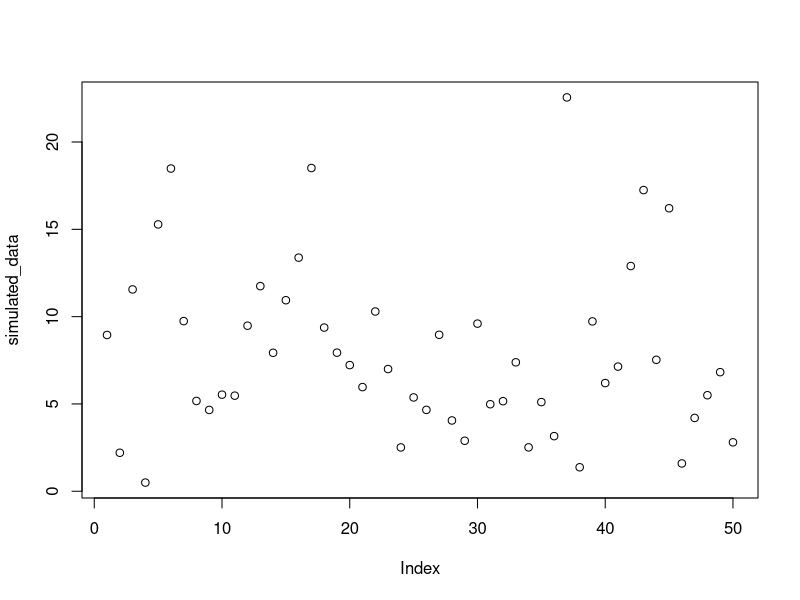

Source code (R): (Note: this script raises an error after producing the figure.)
## ---- chunk 1
library(formatR)
knitr::opts_chunk$set(echo = TRUE)
knitr::opts_chunk$set(tidy.opts = list(width.cutoff = 60), tidy = TRUE)
#colour palette
library(RColorBrewer)
palette(brewer.pal(4, "Set2"))
cols <- brewer.pal(4, "Set2")

## ---- chunk 2

#number of simulated data points
n =  50

#true value of parameter1
a_true = 0.5

#true value of parameter2
b_true = 0.25

#sum of true values
diff_true <- a_true - b_true

#simulate data with gamma distribution
simulated_data <- rgamma(n, #number of simulated data points
                         shape = 2, #shape of gamma distribution
                         rate = diff_true) #scale


#look at simulated data
plot(simulated_data)

## ---- chunk 3
#rate for exponential distribution
alpha = 0.5

#draw 2 values from exponential distribution
a <- rexp(1, 1 / alpha)
b <- rexp(1, 1 / alpha)
## ---- chunk 4

#function to calculate likelihood
likelihood <- function(a, b, datos) {
  if ((a - b) < 0) {
    like <- 0
    return(like) #fail
  } else{
    like <-
      prod(dgamma(datos, 2, rate = (a - b))) #product of all vectors of elements in gamma dist
    return(like)
  }
}

#function to calculate prior
prior <- function(a, b) {
  if ((a - b) < 0) {
    prior.val <- 0
    return(prior.val)
  } else{
    prior.val <- dexp(a, 1 / alpha) * dexp(b, 1 / alpha)
    return(prior.val)
  }
}

## ---- chunk 5
#number of generations to run chain
generations <- 5000

#limits on sampling (+ or - this value)
delta <- 0.25

#prepare output matrix
output <- matrix(rep(0, 6 * generations), ncol = 6)

for (i in 1:generations) {
  #modify params (step)
  a_prime <- a + runif(1, -delta, delta)
  b_prime <- b + runif(1, -delta, delta)

  #calculate ratio of likelihoods of new values / old values
  like_odds <-
    likelihood(a_prime, b_prime, simulated_data) / likelihood(a, b, simulated_data)

  #calculate ratio of prior of new values / old values
  prior_odds <- prior(a_prime, b_prime) / prior(a, b)

  #calculate posterior odds
  R <- like_odds * prior_odds

  #randomly draw from uniform distribution
  u <- runif(1)

  #if posterior odds are greater than a random value, keep new values of parameter
  if (u < R) {
    a = a_prime
    b = b_prime
  }

  #calculate posterior (likelihood*prior)
  posterior <- likelihood(a, b, simulated_data) * prior(a, b)

  #store output
  output[i, 1] <- i
  output[i, 2] <- prior(a, b)
  output[i, 3] <- likelihood(a, b, simulated_data)
  output[i, 4] <- posterior
  output[i, 5] <- a
  output[i, 6] <- b
}

#format output data
output <- data.frame(output)
names(output) <-
  c("iteration", "prior", "likelihood", "posterior", "lambda", "mu")

## ---- chunk 6
par(mar = c(4, 4, 2, 2))
#plot values of parameters in chain
par(mfrow = c(3, 1))
plot(
  output$lambda ~ output$iteration,
  type = 'l',
  col = 4,
  ylim = c(0, 1.5),
  xlab = "Generation",
  ylab = "lambda",
  bty = 'l'
)
abline(h = a_true, lty = 2)
mtext(
  "a)",
  side = 3,
  line = 1,
  adj = -0.1,
  cex = 0.8
)

plot(
  output$mu ~ output$iteration,
  type = 'l',
  col = 2,
  ylim = c(0, 1.5),
  xlab = "Generation",
  ylab = "mu",
  bty = 'l'
)
abline(h = b_true, lty = 2)
mtext(
  "b)",
  side = 3,
  line = 1,
  adj = -0.1,
  cex = 0.8
)

plot((output$lambda - output$mu) ~ output$iteration,
     type = 'l',
     col = 3,
     ylim = c(0, 1.5),
     xlab = "Generation",
     ylab = "lambda - mu",
     bty = 'l'
)
abline(h = a_true - b_true, lty = 2)
mtext(
  "c)",
  side = 3,
  line = 1,
  adj = -0.1,
  cex = 0.8
)
## ---- chunk 7

#vector across range of values interested in
values_m <- seq(0, 1.2, 0.005)

#Create a data frame from all combinations of the supplied vector
contour_mat <- expand.grid(values_m, values_m)

#prepare for storing likelhood
likelihood_vals <- rep(0, dim(contour_mat)[1])

#for each pair of values calculate likelihood
for (i in 1:dim(contour_mat)[1]) {
  likelihood_vals[i] <-
    likelihood(contour_mat[i, 1], contour_mat[i, 2], simulated_data)
}

#get location of maximum likelihood value
maximum <- which.max(likelihood_vals)

#convert raw likelihoods to relative of ML
relative = likelihood_vals / likelihood_vals[maximum]
contour_mat <- cbind(contour_mat, likelihood_vals)
contour_mat <- cbind(contour_mat, relative)

library("ggplot2")

ggplot(contour_mat, aes(x = Var1, y = Var2, z = relative)) +
  scale_x_continuous(expand = c(0, 0)) +
  scale_y_continuous(expand = c(0, 0)) +
  stat_contour(geom = "polygon", aes(fill = ..level..)) +
  geom_tile(aes(fill = relative)) +
  stat_contour(bins = 10,
               color = cols[1],
               size = 0.5)  +
  scale_fill_gradient(
    low = "white",
    high = cols[1],
    space = "Lab",
    na.value = "grey50",
    guide = "colourbar",
    aesthetics = "fill"
  ) +
  xlab("lambda") +
  ylab("mu") +
  xlim(0.2, 1) +
  ylim(0, 0.8) +
  guides(fill = guide_colorbar(title = "Relative Likelihood")) +
  geom_point(
    aes(x = a_true, y = b_true),
    colour = cols[2],
    pch = 16,
    size = 5,
  ) + theme(
    # Remove panel border
    panel.border = element_blank(),
    # Remove panel grid lines
    panel.grid.major = element_blank(),
    panel.grid.minor = element_blank(),
    # Remove panel background
    panel.background = element_blank(),
    # Add axis line
    axis.line = element_line(colour = "grey"),
    legend.position = c(0.2, 0.8)
  )

## ---- chunk 8
# Packages to load for the analyses

packages <- c("deSolve","plotrix")
A <- lapply(
  packages,
  FUN = function(x) {
    if (!require(x, character.only = TRUE)) {
      install.packages(x, dependencies = TRUE)
      library(x, character.only = TRUE)
    }
  }
)
## ---- chunk 9
pulled <- function(birth,death,rho,t) {
  params <- numeric(0)
  # The following function is passed to the R function ode()
  fn <- function(t,e,params) {
    with(as.list(c(e,params)),
      {
        g <- death(t) - e*(birth(t) + death(t)) +e*e*birth(t)
        return(list(g))
      })
    }
  E0 <- 1 - rho # initial value for E
  Enum <- ode(E0, t, fn, params) # Numerical integration of e
  PSRfull <- birth(t)*(1 - Enum[,2]) # Pulled speciation rate
  # To get all vectors with the same length
  # we suppress the last value of the vector because only intervals are considered for the derivative
  PSR <- PSRfull[-length(PSRfull)] 
  tt <- t[-length(t)]
  dt <- t[2]-t[1] # to get the time interval
  PDR <- birth(t[-length(t)]) - death(t[-length(t)]) - diff(birth(t))/(dt*birth(t[-length(t)]))   # Pulled diversification rate
  PER <- birth(0)/(1-E0) - PDR   # Pulled extinction rate
  return( list("PSR"=PSR,"PER"=PER,"PDR"=PDR) )
}
## ---- chunk 10
smooth_stepwise <- function(r0,r1,Tshift,alpha,t){
  (r0 * exp(alpha * (t - Tshift)) + r1) / ( exp(alpha * (t- Tshift)) + 1)
}
## ---- chunk 11
plot_scenario <- function(spe,ext,rho,seq_time) {

pulled_rates <- pulled(birth = spe, death = ext,rho = rho,t = seq_time)
div <- function(x) spe(x) - ext(x)
PSR <- pulled_rates$PSR
PER <- pulled_rates$PER
PDR <- pulled_rates$PDR

t <- -seq_time[-length(seq_time)]

#layout
par(mar=c(4,2,1,1))
par(mfrow=c(2,2))
palette(alpha(brewer.pal(5, "Set1"), 0.75))

# True rates

#set y axis values based on rates
#Ymin <- 0.9*min(spe(t), ext(t),div(t)) - 0.03
#Ymax <- 1.1*max(spe(t), ext(t),div(t)) + 0.06

#fixed y axis values
Ymin <- -0.1
Ymax <- 0.25

plot(spe(-t)~t,type="l",col=2,ylim=c(Ymin,Ymax),ylab = "", cex.lab = 0.75, cex.axis=0.75, xlab = bquote("Age (" * tau * ")"),
  xaxt = "n"
)
axis(1, at = pretty(range(t)), labels = rev(pretty(range(-t))), cex.axis=0.75)
lines(ext(-t)~t,col=1)
lines(div(-t)~t,col="black")
legend(
  "topright",
  legend = c("speciation rate",
             "extinction rate",
             "diversification rate"),
  lty = 1,
  col = c(2, 1, "black"),
  bty = 'n',
  cex=0.5
)


# True and pulled diversification rates
#Ymin <- 0.9*min(div(t), PDR) - 0.03
#Ymax <- 1.1*max(div(t), PDR) + 0.06
plot(div(-t)~t,type="l",col="black",ylim=c(Ymin,Ymax),ylab = "",cex.lab = 0.75, cex.axis=0.75, xlab = bquote("Age (" * tau * ")"),
  xaxt = "n"
)
axis(1, at = pretty(range(t)), labels = rev(pretty(range(-t))), cex.axis=0.75)
lines(PDR~t,col="black",lty=2)
legend(
  "topright",
  legend = c("diversification rate",
             "pulled diversification rate"),
  lty = c(1,2),
  col = c("black"),
  bty = 'n',
  cex=0.5
)

# True and pulled speciation and extinction rates
#Ymin <- 0.9*min(spe(t), PSR,ext(t)) - 0.03
#Ymax <- 1.1*max(spe(t), PSR,ext(t)) + 0.06
plot(spe(-t)~t,type="l",col=2,ylim=c(Ymin,Ymax),ylab = "", cex.lab = 0.75, cex.axis=0.75, xlab = bquote("Age (" * tau * ")"),
  xaxt = "n"
)
axis(1, at = pretty(range(t)), labels = rev(pretty(range(-t))),cex.axis=0.75)
lines(PSR~t,col=2,lty=2)
lines(ext(-t)~t,type="l",col=1)
lines(PER~t,col=1,lty=2)
legend(
  "topright",
  legend = c("speciation rate",
             "pulled speciation rate",
             "extinction rate",
             "pulled extinction rate"),
  lty = c(1,2,1,2),
  col = c(2,2,1,1),
  bty = 'n',
  cex=0.5
)

# Pulled  rates
#Ymin <- 0.9*min(PSR, PDR) - 0.03
#Ymax <- 1.1*max(PSR, PDR) + 0.06
plot(PDR~t,type="l",lty=2,col="black",ylim=c(Ymin,Ymax),ylab = "", cex.lab = 0.75, cex.axis=0.75, xlab = bquote("Age (" * tau * ")"),
  xaxt = "n"
)
axis(1, at = pretty(range(t)), labels = rev(pretty(range(-t))),cex.axis=0.75)
lines(PSR~t,col=2,lty=2)
legend(
  "topright",
  legend = c("pulled speciation rate",
             "pulled diversification rate"),
  lty = c(2),
  col = c(2, "black"),
  bty = 'n',
  cex=0.5
)

}
## ---- chunk 12
tmax <- 300
seq_time <- seq(0, tmax,0.1)
spe0 <- function(x) 0.05 + x - x
ext0 <- function(x) 0.04 + x - x
plot_scenario(spe = spe0,ext = ext0,rho = 1,seq_time = seq(0, tmax,0.1))
## ---- chunk 13
tmax <- 300
seq_time <- seq(0, tmax,0.1)
spe1 <- function(x) smooth_stepwise(r0 = 0.03,r1 = 0.05,Tshift = 100,alpha = .05,x)
ext1 <- function(x) 0.02 + x - x
plot_scenario(spe = spe1,ext = ext1,rho = 1,seq_time = seq(0, tmax,0.1))
## ---- chunk 14
tmax <- 300
seq_time <- seq(0, tmax,0.1)
spe1 <- function(x) smooth_stepwise(r0 = 0.03,r1 = 0.05,Tshift = 100,alpha = 1,x)
ext1 <- function(x) 0.02 + x - x
plot_scenario(spe = spe1,ext = ext1,rho = 1,seq_time = seq(0, tmax,0.1))
## ---- chunk 15
tmax <- 300
seq_time <- seq(0, tmax,0.1)
spe1 <- function(x) 0.1 + x - x
ext1 <- function(x) smooth_stepwise(r0 = 0.02,r1 = 0.045,Tshift = 100,alpha = .05,x)
plot_scenario(spe = spe1,ext = ext1,rho = 1,seq_time = seq(0, tmax,0.1))

## ---- chunk 16
tmax <- 300
seq_time <- seq(0, tmax,0.1)
spe1 <- function(x) 0.1 + x - x
ext1 <- function(x) smooth_stepwise(r0 = 0.02,r1 = 0.045,Tshift = 100,alpha = 1.5,x)
plot_scenario(spe = spe1,ext = ext1,rho = 1,seq_time = seq(0, tmax,0.1))
## ---- chunk 17
tmax <- 300
seq_time <- seq(0, tmax,0.1)
spe1 <- function(x) 0.06*exp(-0.008*x)
ext1 <- function(x) smooth_stepwise(r0 = 0.01,r1 = 0.03,Tshift = 100,alpha = 0.05,x)
plot_scenario(spe = spe1,ext = ext1,rho = 1,seq_time = seq(0, tmax,0.1))
## ---- chunk 18
tmax <- 300
seq_time <- seq(0, tmax,0.1)
spe1 <- function(x) 0.2*exp(-0.01*x)
ext1 <- function(x) 0.02*(1.1+0.5*cos(0.1*x))
plot_scenario(spe = spe1,ext = ext1,rho = 1,seq_time = seq(0, tmax,0.1))
## ---- chunk 19
tmax <- 300
seq_time <- seq(0, tmax,0.1)
spe1 <- function(x) 0.05 + 0.0002*x
ext1 <- function(x) 0.02 + 0.0001*x
plot_scenario(spe = spe1,ext = ext1,rho = 1,seq_time = seq(0, tmax,0.1))
## ---- chunk 20
tmax <- 300
seq_time <- seq(0, tmax,0.1)
spe1 <- function(x) 0.1 - 0.0001*x
ext1 <- function(x) 0.07 - 0.0002*x
plot_scenario(spe = spe1,ext = ext1,rho = 1,seq_time = seq(0, tmax,0.1))
## ---- chunk 21
tmax <- 300
seq_time <- seq(0, tmax,0.1)
spe1 <- function(x) ifelse(x<150, smooth_stepwise(r0 = 0.1,r1 = 0.05,Tshift = 120,alpha = 0.5,x),smooth_stepwise(r0 = 0.04,r1 = 0.1,Tshift = 200,alpha = 0.5,x))
ext1 <- function(x) ifelse(x<75, smooth_stepwise(r0 = 0.01,r1 = 0.04,Tshift = 50,alpha = 0.5,x),smooth_stepwise(r0 = 0.04,r1 = 0.01,Tshift = 80,alpha = 0.5,x))
plot_scenario(spe = spe1,ext = ext1,rho = 1,seq_time = seq(0, tmax,0.1))
## ---- chunk 22
tmax <- 300
seq_time <- seq(0, tmax,0.1)
spe1 <- function(x) 0.05*(1+exp(-(x-100)^2/100)-0.5*exp(-(x-200)^2/200))
ext1 <- function(x) 0.02*(1-0.5*exp(-(x-50)^2/100)+exp(-(x-180)^2/300))
plot_scenario(spe = spe1,ext = ext1,rho = 1,seq_time = seq(0, tmax,0.1))
## ---- chunk 23
tmax <- 300
seq_time <- seq(0, tmax,0.1)
spe1 <- function(x) 0.05*(1+0.2*cos(0.05*x))
ext1 <- function(x) 0.02*(1-0.5*exp(-(x-50)^2/100)+exp(-(x-180)^2/300))
plot_scenario(spe = spe1,ext = ext1,rho = 1,seq_time = seq(0, tmax,0.1))
## ---- chunk 24
tmax <- 300
seq_time <- seq(0, tmax,0.1)
spe1 <- function(x) 0.05 + 0.05*exp(-0.02*x)
ext1 <- function(x) 0.045 + 0.05*exp(-0.02*x)
plot_scenario(spe = spe1,ext = ext1,rho = 1,seq_time = seq(0, tmax,0.1))
## ---- chunk 25
tmax <- 300
seq_time <- seq(0, tmax,0.1)
spe1 <- function(x) 0.05 + 0.05*exp(-(x-50)^2/500) + 0.1*exp(-(x-200)^2/10000)
ext1 <- function(x) 0.02 + 0.05*exp(-(x-50)^2/500) + 0.1*exp(-(x-200)^2/10000)
plot_scenario(spe = spe1,ext = ext1,rho = 1,seq_time = seq(0, tmax,0.1))
## ---- chunk 26
tmax <- 300
seq_time <- seq(0, tmax,0.1)
spe1 <- function(x) 0.05 + 0.015*cos(0.25*x)
ext1 <- function(x) 0.02 + 0.015*cos(0.25*x)
plot_scenario(spe = spe1,ext = ext1,rho = 1,seq_time = seq(0, tmax,0.1))
## ---- chunk 27
spe<-list()
ext<-list()

spe[[1]] <- function(x) 0.05 + 0.01*cos(0.05*x)
ext[[1]] <- function(x) 0.02 + 0.01*cos(0.05*x)

spe[[2]] <- function(x) 0.05 + 0.015*cos(0.05*x)
ext[[2]] <- function(x) 0.02 + 0.01*cos(0.05*x)

spe[[3]] <- function(x) 0.05 + 0.02*cos(0.05*x)
ext[[3]] <- function(x) 0.02 + 0.01*cos(0.05*x)

spe[[4]] <- function(x) 0.05 + 0.025*cos(0.05*x)
ext[[4]] <- function(x) 0.02 + 0.01*cos(0.05*x)
## ---- chunk 28
tmax <- 300
seq_time <- seq(0, tmax,0.1)

par(mfrow=c(2,2))
par(mar=c(4,2,1,1))

for(i in 1:length(spe)){

t <- -seq_time[-length(seq_time)]
pulled_rates <- pulled(birth = spe[[i]], death = ext[[i]],rho = 1,t = seq_time)
PDR <- pulled_rates$PDR

div1 <- function(x) spe[[i]](x) - ext[[i]](x)

Ymin <- 0.9*min(spe[[i]](t), ext[[i]](t), div1(t)) - 0.03
Ymax <- 1.1*max(spe[[i]](t), ext[[i]](t), div1(t)) + 0.06
plot(spe[[i]](t)~t,type="l",col=2,ylim=c(Ymin,Ymax),ylab = "", cex.lab = 0.75, cex.axis=0.75, xlab = bquote("Age (" * tau * ")"),
  xaxt = "n"
)
axis(1, at = pretty(range(t)), labels = rev(pretty(range(-t))), cex.axis=0.75)
lines(ext[[i]](t)~t,col=1)
lines(div1(t)~t,col="black",lwd=2)
lines(PDR~t,col="black",lty=2)
if(i == 1){
  legend(
  "topright",
  legend = c("speciation rate",
             "extinction rate",
             "diversification rate",
             "pulled diversification rate"),
  lty = c(1,1,1,2),
  col = c(2, 1, "black","black"),
  bty = 'n',
  cex=0.75
)
}

}

## ---- chunk 29
tmax <- 300
seq_time <- seq(0, tmax, 0.1)

spe <- list()
ext <- list()

spe[[1]] <- function(x) 0.05 + 0.01 * cos(0.05 * x)
ext[[1]] <- function(x) 0.02 + 0.01 * cos(0.05 * x)

spe[[2]] <- function(x) 0.05 + 0.01 * cos(0.055 * x)
ext[[2]] <- function(x) 0.02 + 0.01 * cos(0.05 * x)

spe[[3]] <- function(x) 0.05 + 0.01 * cos(0.06 * x)
ext[[3]] <- function(x) 0.02 + 0.01 * cos(0.05 * x)

spe[[4]] <- function(x) 0.05 + 0.01 * cos(0.065 * x)
ext[[4]] <- function(x) 0.02 + 0.01 * cos(0.05 * x)
## ---- chunk 30

par(mfrow = c(2, 2))
par(mar = c(4, 2, 1, 1))

for (i in 1:length(spe)) {
  t <- -seq_time[-length(seq_time)]
  pulled_rates <-
    pulled(
      birth = spe[[i]],
      death = ext[[i]],
      rho = 1,
      t = seq_time
    )
  PDR <- pulled_rates$PDR
  
  div1 <- function(x)
    spe[[i]](x) - ext[[i]](x)
  
  Ymin <- 0.9 * min(spe[[i]](t), ext[[i]](t), div1(t)) - 0.03
  Ymax <- 1.1 * max(spe[[i]](t), ext[[i]](t), div1(t)) + 0.06
  plot(
    spe[[i]](t) ~ t,
    type = "l",
    col = 2,
    ylim = c(Ymin, Ymax),
    ylab = "",
    cex.lab = 0.75,
    cex.axis = 0.75,
    xlab = bquote("Age (" * tau * ")"),
    xaxt = "n"
  )
  axis(
    1,
    at = pretty(range(t)),
    labels = rev(pretty(range(-t))),
    cex.axis = 0.75
  )
  lines(ext[[i]](t) ~ t, col = 1)
  lines(div1(t) ~ t, col = "black", lwd = 2)
  lines(PDR ~ t, col = "black", lty = 2)
if(i == 1){
  legend(
  "topright",
  legend = c("speciation rate",
             "extinction rate",
             "diversification rate",
             "pulled diversification rate"),
  lty = c(1,1,1,2),
  col = c(2, 1, "black","black"),
  bty = 'n',
  cex=0.75
)
}

}


## ---- chunk 31
tmax <- 300
seq_time <- seq(0, tmax,0.1)

spe<-list()
ext<-list()

spe[[1]] <- function(x) 0.05 + 0.01*cos(0.05*x)
ext[[1]] <- function(x) 0.02 + 0.01*cos(0.05*x)

spe[[2]] <- function(x) 0.05 + 0.01*cos(0.05*(x-10))
ext[[2]] <- function(x) 0.02 + 0.01*cos(0.05*x)

spe[[3]] <- function(x) 0.05 + 0.01*cos(0.05*(x-20))
ext[[3]] <- function(x) 0.02 + 0.01*cos(0.05*x)

spe[[4]] <- function(x) 0.05 + 0.01*cos(0.05*(x-30))
ext[[4]] <- function(x) 0.02 + 0.01*cos(0.05*x)
## ---- chunk 32
par(mfrow=c(2,2))
par(mar=c(4,2,1,1))

for(i in 1:length(spe)){

t <- -seq_time[-length(seq_time)]
pulled_rates <- pulled(birth = spe[[i]], death = ext[[i]],rho = 1,t = seq_time)
PDR <- pulled_rates$PDR

div1 <- function(x) spe[[i]](x) - ext[[i]](x)

Ymin <- 0.9*min(spe[[i]](t), ext[[i]](t), div1(t)) - 0.03
Ymax <- 1.1*max(spe[[i]](t), ext[[i]](t), div1(t)) + 0.06
plot(spe[[i]](t)~t,type="l",col=2,ylim=c(Ymin,Ymax),ylab = "", cex.lab = 0.75, cex.axis=0.75, xlab = bquote("Age (" * tau * ")"),
  xaxt = "n"
)
axis(1, at = pretty(range(t)), labels = rev(pretty(range(-t))), cex.axis=0.75)
lines(ext[[i]](t)~t,col=1)
lines(div1(t)~t,col="black",lwd=2)
lines(PDR~t,col="black",lty=2)

if(i == 1){
  legend(
  "topright",
  legend = c("speciation rate",
             "extinction rate",
             "diversification rate",
             "pulled diversification rate"),
  lty = c(1,1,1,2),
  col = c(2, 1, "black","black"),
  bty = 'n',
  cex=0.75
)
}

}
